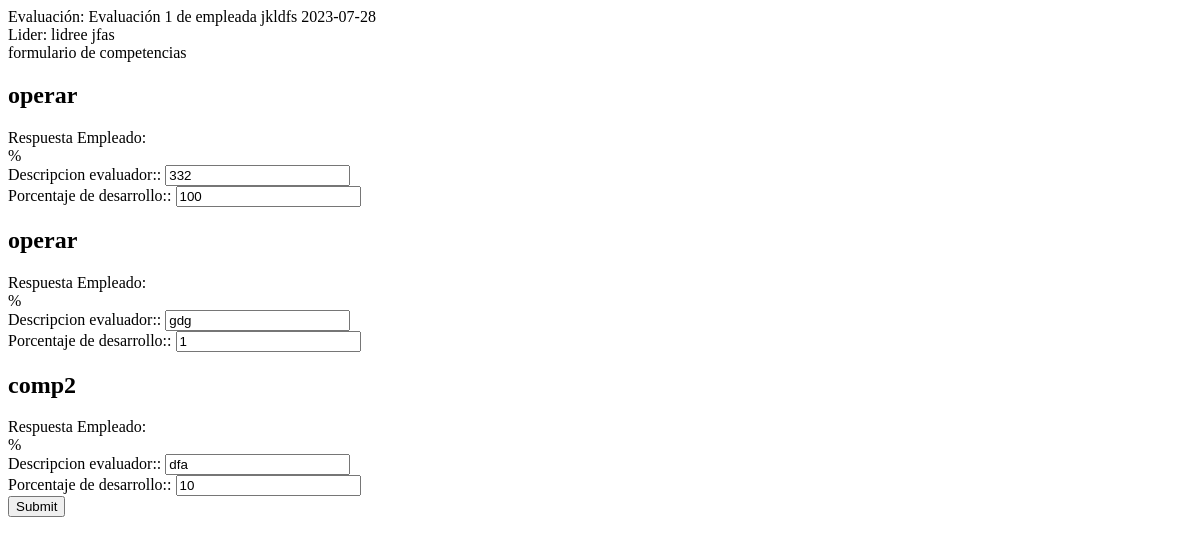
The app's page /lider/evaluacion/1/continuar/ (signed in), older data.
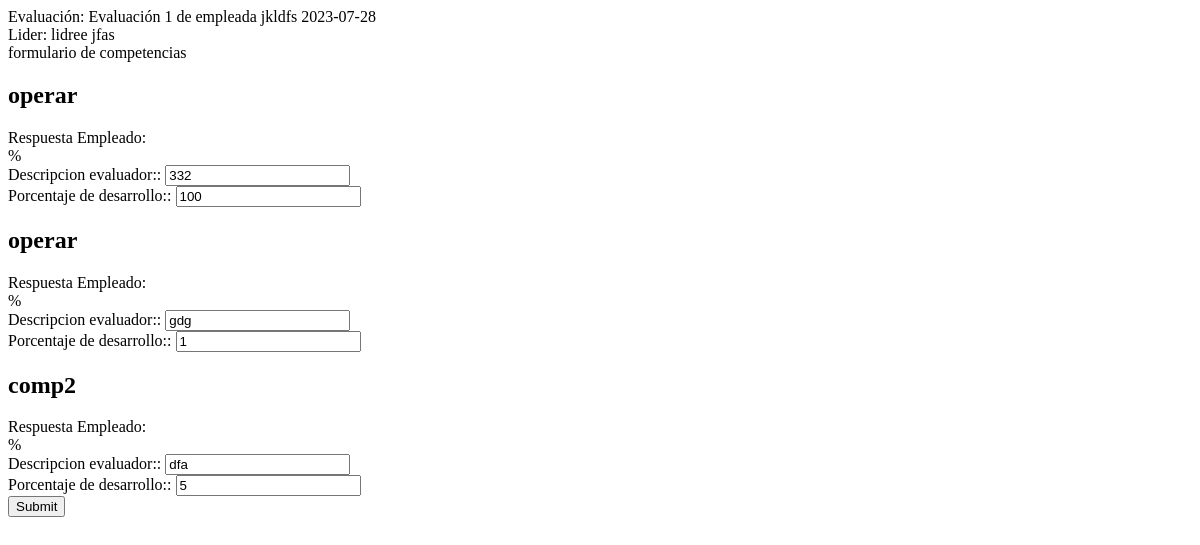
The same page, newer data.
### indicadores/models.py (models this page shows, shortened)
class RespuestaCompetencia (models.Model):
    evaluacion = models.ForeignKey(
                            Evaluacion, related_name="respuestas_competencia", on_delete=models.SET_NULL, null=True)
    pregunta = models.ForeignKey(
                            Pregunta, related_name="respuestas", on_delete=models.SET_NULL, null=True)
    descripcion_evaluado = models.CharField(max_length=950, help_text="Descripción del Resultado que soporta la calificación, sobre hechos y datos (ejemplos)", null=True, blank=True)
    porcentaje_evaluado = models.IntegerField(verbose_name="Porcentaje de desarrollo", help_text="Valor de desarrollo de la competencia", null=True, blank=True)
    descripcion_evaluador = models.CharField(max_length=950, help_text="Descripción del Resultado que soporta la calificación, sobre hechos y datos (ejemplos)", null=True, blank=True)
    porcentaje_evaluador = models.IntegerField(verbose_name="Porcentaje de desarrollo", help_text="Valor de desarrollo de la competencia", null=True, blank=True)
    def __str__ (self):
        return self.pregunta.competencia.nombre
    class Meta:
        verbose_name_plural = "Respuestas a las Competencias"
        verbose_name = "Respuesta"

class Pregunta (models.Model):
    competencia = models.ForeignKey(Competencia, related_name="preguntas", on_delete=models.SET_NULL, null=True)
    nombre = models.CharField(max_length=150)
    class Meta:
        verbose_name = "Definición"

class Competencia (models.Model):
    nombre = models.CharField(max_length=150)
    definicion = models.CharField(max_length=950)
    nivel_administrativo = models.ForeignKey(
                NivelAdministrativo,
                related_name="competencias",
                on_delete=models.SET_NULL,
                null=True,
                blank=True)

### indicadores/views.py (the view, shortened to what this page needs)
# urls.py: path('lider/evaluacion/<int:id>/continuar/',views.evaluacion_competencia_lider, name="evaluacion_competencia_lider"),
@login_required
def evaluacion_competencia_lider(request, id):
    lider = request.user.lider
    evaluacion = Evaluacion.objects.get(id=id)
    respuestas_competencia = RespuestaCompetencia.objects.filter(evaluacion=evaluacion)
    forms_competencia = []
    for pregunta in respuestas_competencia:
        form_competencia = RespuestaCompetenciaEvaluadorForm(request.POST or None,instance=pregunta, prefix=f'pregunta_{pregunta.pk}')
        forms_competencia.append((pregunta, form_competencia))
    context = {
            'lider': lider,
            'forms_comptencia':forms_competencia,
            'evaluacion': evaluacion,
        }
    template_name = 'indicadores/evaluacion_lider.html'
    return render(request, template_name, context)

### indicadores/models.py (called while the page is built)
    def __str__(self):
        return f'{self.user.first_name} {self.user.last_name}'

    def __str__(self):
        return f'{self.user.first_name} {self.user.last_name}'

    def __str__ (self):
        if self.empleado:
            return f'Evaluación {self.id} de {self.empleado} {self.fecha}'
        else:
            return f'Evaluación {self.id} de {self.lider} {self.fecha}'

### templates/indicadores/evaluacion_lider.html (shortened to what this page needs)
   Evaluación: {{evaluacion}}
   Lider: {{lider}}
   {% if forms_objetivo %}
   formulario de objetivos
        <form method="post">
        {% csrf_token %}
        <input type="hidden" name="evaluacion_id" value="{{ evaluacion.id }}">
        {% for respuestaobjetivo, form in forms_objetivo %}
            <h2>{{ respuestaobjetivo }}
                respuesta del EMPLEADO:
                <br>
                {{respuestaobjetivo.resultado_evaluado}}%
                <br>
                {{respuestaobjetivo.observaciones_evaluador}}
            </h2>
            {% for field in form %}
                <div>
                    {{ field.label_tag }}: {{ field }}
                </div>
            {% endfor %}
        {% endfor %}
        <input type="submit" value="Submit" name="objetivo">
        </form>
{% else %}
    formulario de competencias
    <form method="post">
        {% for pregunta, form_competencia in forms_comptencia %}
            <h2>{{ pregunta }}</h2>
            Respuesta Empleado:
            <br>
            {{ pregunta.resultado_evaluado }}%
            <br>
            {% for field in form_competencia %}
                <div>
                    {{ field.label_tag }}: {{ field }}
                </div>
            {% endfor %}
        {% endfor %}
        <input type="submit" value="Submit" name="competencia">
    </form>
{% endif %}

Row changes from the older to the newer data that the page shows:
changed RespuestaCompetencia "comp2": field "10" → "5"
